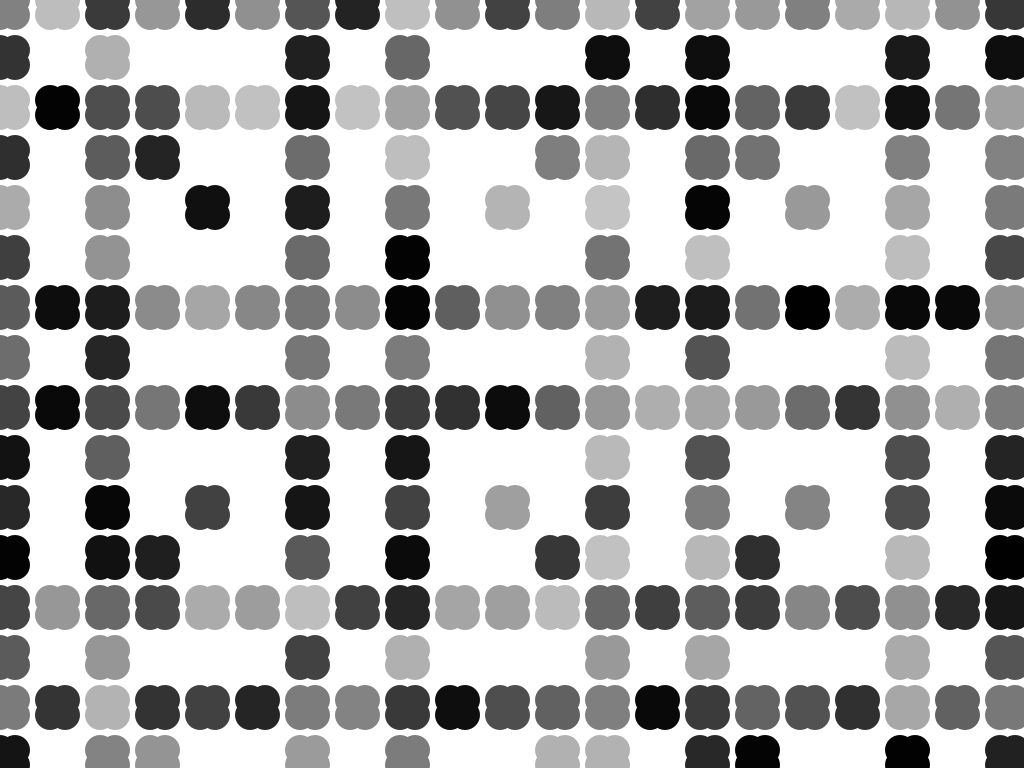
Frame 1 (no input)
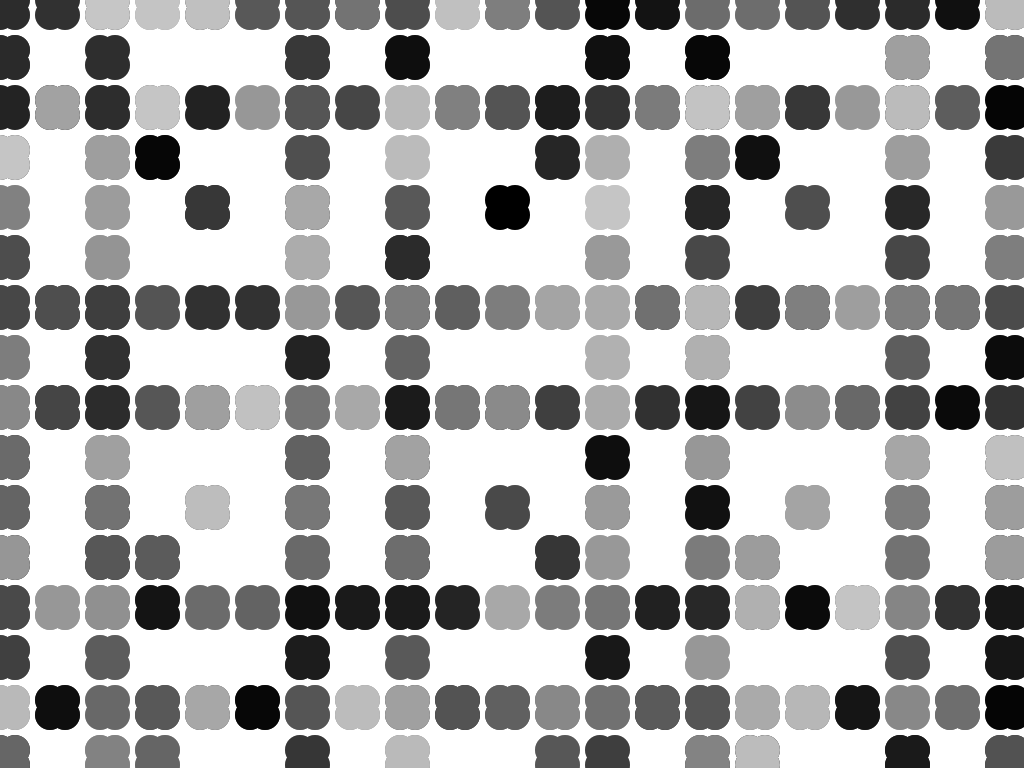
Frame 2 (the mouse pressed at the canvas centre, redrawn once)

The Processing sketch that drew these frames (run headless with seeded random() and noise(); the mouse was pressed at the canvas centre and the sketch redrawn once):

// Processing sketch: processing_147855
// ── processing_147855.pde

// Konkuk University
// Department of Dynamic Media
// SOS iDesign
// Name: CHOE Goeun
// ID: 201420111

void setup(){
size (1024, 768);
background(255);
smooth();
noLoop();
}

void draw(){
  
  //ellipse
  fill(255,255,255,0);
  for (int a=0; a<width; a=a+50){
    for (int b=0; b<height; b=b+50){
   //fill(random(255),random(200),random(180),30);
  fill(random(200));
  noStroke();
  ellipse(a,b,30,30);
  ellipse(a+15,b,30,30);
  ellipse(a,b+15,30,30);
  ellipse(a+15,b+15,30,30);
  }}
    
  //blank
  for (float c=32.5; c<width; c=c+100){
    for (float d=32.5; d<width; d= d+150){
      for (float e=32.5; e<width; e= e+200){
     fill(255);
     rect(c,d,50,50);
     rect(e,c,50,50);
     rect(d,e,50,50);
     rect(c,e,50,50);
     rect(e,d,50,50);
     rect(d,c,50,50);
  }}}}

void keyPressed(){
background(0);
redraw();} 
